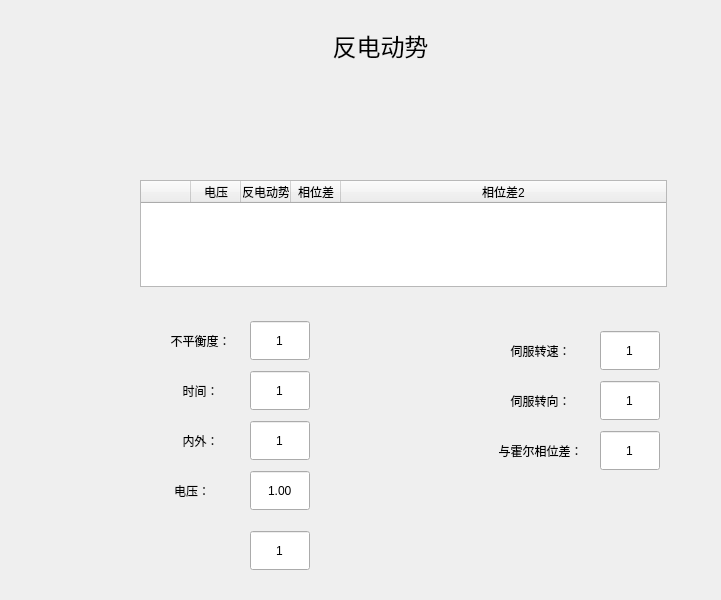
<?xml version="1.0" encoding="UTF-8"?>
<ui version="4.0">
 <class>Widget_BEMF</class>
 <widget class="QWidget" name="Widget_BEMF">
  <property name="geometry">
   <rect>
    <x>0</x>
    <y>0</y>
    <width>721</width>
    <height>600</height>
   </rect>
  </property>
  <property name="windowTitle">
   <string>Form</string>
  </property>
  <widget class="QLabel" name="label">
   <property name="geometry">
    <rect>
     <x>180</x>
     <y>0</y>
     <width>401</width>
     <height>91</height>
    </rect>
   </property>
   <property name="font">
    <font>
     <pointsize>18</pointsize>
    </font>
   </property>
   <property name="text">
    <string>反电动势</string>
   </property>
   <property name="alignment">
    <set>Qt::AlignCenter</set>
   </property>
  </widget>
  <widget class="QDoubleSpinBox" name="bemf_unbal">
   <property name="geometry">
    <rect>
     <x>250</x>
     <y>320</y>
     <width>60</width>
     <height>41</height>
    </rect>
   </property>
   <property name="alignment">
    <set>Qt::AlignCenter</set>
   </property>
   <property name="buttonSymbols">
    <enum>QAbstractSpinBox::NoButtons</enum>
   </property>
   <property name="decimals">
    <number>0</number>
   </property>
   <property name="minimum">
    <double>1.000000000000000</double>
   </property>
   <property name="maximum">
    <double>999.000000000000000</double>
   </property>
   <property name="singleStep">
    <double>1.000000000000000</double>
   </property>
   <property name="value">
    <double>1.000000000000000</double>
   </property>
  </widget>
  <widget class="QTableWidget" name="bemfTab">
   <property name="geometry">
    <rect>
     <x>140</x>
     <y>180</y>
     <width>527</width>
     <height>107</height>
    </rect>
   </property>
   <property name="focusPolicy">
    <enum>Qt::NoFocus</enum>
   </property>
   <property name="inputMethodHints">
    <set>Qt::ImhNone</set>
   </property>
   <property name="editTriggers">
    <set>QAbstractItemView::AllEditTriggers</set>
   </property>
   <property name="alternatingRowColors">
    <bool>false</bool>
   </property>
   <property name="selectionMode">
    <enum>QAbstractItemView::SingleSelection</enum>
   </property>
   <attribute name="horizontalHeaderDefaultSectionSize">
    <number>50</number>
   </attribute>
   <attribute name="horizontalHeaderStretchLastSection">
    <bool>true</bool>
   </attribute>
   <attribute name="verticalHeaderVisible">
    <bool>false</bool>
   </attribute>
   <attribute name="verticalHeaderDefaultSectionSize">
    <number>40</number>
   </attribute>
   <column>
    <property name="text">
     <string/>
    </property>
    <property name="font">
     <font>
      <pointsize>9</pointsize>
     </font>
    </property>
    <property name="textAlignment">
     <set>AlignHCenter|AlignVCenter|AlignCenter</set>
    </property>
   </column>
   <column>
    <property name="text">
     <string>电压</string>
    </property>
    <property name="font">
     <font>
      <pointsize>9</pointsize>
     </font>
    </property>
    <property name="textAlignment">
     <set>AlignHCenter|AlignVCenter|AlignCenter</set>
    </property>
   </column>
   <column>
    <property name="text">
     <string>反电动势</string>
    </property>
    <property name="font">
     <font>
      <pointsize>9</pointsize>
     </font>
    </property>
    <property name="textAlignment">
     <set>AlignHCenter|AlignVCenter|AlignCenter</set>
    </property>
   </column>
   <column>
    <property name="text">
     <string>相位差</string>
    </property>
    <property name="font">
     <font>
      <pointsize>9</pointsize>
     </font>
    </property>
    <property name="textAlignment">
     <set>AlignHCenter|AlignVCenter|AlignCenter</set>
    </property>
   </column>
   <column>
    <property name="text">
     <string>相位差2</string>
    </property>
    <property name="font">
     <font>
      <pointsize>9</pointsize>
     </font>
    </property>
    <property name="textAlignment">
     <set>AlignHCenter|AlignVCenter|AlignCenter</set>
    </property>
   </column>
  </widget>
  <widget class="QLabel" name="label_bemf_unbal">
   <property name="geometry">
    <rect>
     <x>150</x>
     <y>320</y>
     <width>101</width>
     <height>41</height>
    </rect>
   </property>
   <property name="font">
    <font>
     <pointsize>9</pointsize>
    </font>
   </property>
   <property name="styleSheet">
    <string notr="true">border: 0px solid white;</string>
   </property>
   <property name="text">
    <string>不平衡度：</string>
   </property>
   <property name="alignment">
    <set>Qt::AlignCenter</set>
   </property>
  </widget>
  <widget class="QDoubleSpinBox" name="bemf_speed">
   <property name="geometry">
    <rect>
     <x>600</x>
     <y>330</y>
     <width>60</width>
     <height>41</height>
    </rect>
   </property>
   <property name="alignment">
    <set>Qt::AlignCenter</set>
   </property>
   <property name="buttonSymbols">
    <enum>QAbstractSpinBox::NoButtons</enum>
   </property>
   <property name="decimals">
    <number>0</number>
   </property>
   <property name="minimum">
    <double>1.000000000000000</double>
   </property>
   <property name="maximum">
    <double>999.000000000000000</double>
   </property>
   <property name="singleStep">
    <double>1.000000000000000</double>
   </property>
   <property name="value">
    <double>1.000000000000000</double>
   </property>
  </widget>
  <widget class="QLabel" name="label_bemf_speed">
   <property name="geometry">
    <rect>
     <x>480</x>
     <y>330</y>
     <width>121</width>
     <height>41</height>
    </rect>
   </property>
   <property name="font">
    <font>
     <pointsize>9</pointsize>
    </font>
   </property>
   <property name="styleSheet">
    <string notr="true">border: 0px solid white;</string>
   </property>
   <property name="text">
    <string>伺服转速：</string>
   </property>
   <property name="alignment">
    <set>Qt::AlignCenter</set>
   </property>
  </widget>
  <widget class="QDoubleSpinBox" name="bemf_turn">
   <property name="geometry">
    <rect>
     <x>600</x>
     <y>380</y>
     <width>60</width>
     <height>41</height>
    </rect>
   </property>
   <property name="alignment">
    <set>Qt::AlignCenter</set>
   </property>
   <property name="buttonSymbols">
    <enum>QAbstractSpinBox::NoButtons</enum>
   </property>
   <property name="decimals">
    <number>0</number>
   </property>
   <property name="minimum">
    <double>1.000000000000000</double>
   </property>
   <property name="maximum">
    <double>999.000000000000000</double>
   </property>
   <property name="singleStep">
    <double>1.000000000000000</double>
   </property>
   <property name="value">
    <double>1.000000000000000</double>
   </property>
  </widget>
  <widget class="QLabel" name="label_bemf_turn">
   <property name="geometry">
    <rect>
     <x>480</x>
     <y>380</y>
     <width>121</width>
     <height>41</height>
    </rect>
   </property>
   <property name="font">
    <font>
     <pointsize>9</pointsize>
    </font>
   </property>
   <property name="styleSheet">
    <string notr="true">border: 0px solid white;</string>
   </property>
   <property name="text">
    <string>伺服转向：</string>
   </property>
   <property name="alignment">
    <set>Qt::AlignCenter</set>
   </property>
  </widget>
  <widget class="QDoubleSpinBox" name="bemf_hall">
   <property name="geometry">
    <rect>
     <x>600</x>
     <y>430</y>
     <width>60</width>
     <height>41</height>
    </rect>
   </property>
   <property name="alignment">
    <set>Qt::AlignCenter</set>
   </property>
   <property name="buttonSymbols">
    <enum>QAbstractSpinBox::NoButtons</enum>
   </property>
   <property name="decimals">
    <number>0</number>
   </property>
   <property name="minimum">
    <double>1.000000000000000</double>
   </property>
   <property name="maximum">
    <double>999.000000000000000</double>
   </property>
   <property name="singleStep">
    <double>1.000000000000000</double>
   </property>
   <property name="value">
    <double>1.000000000000000</double>
   </property>
  </widget>
  <widget class="QLabel" name="label_bemf_hall">
   <property name="geometry">
    <rect>
     <x>480</x>
     <y>430</y>
     <width>121</width>
     <height>41</height>
    </rect>
   </property>
   <property name="font">
    <font>
     <pointsize>9</pointsize>
    </font>
   </property>
   <property name="styleSheet">
    <string notr="true">border: 0px solid white;</string>
   </property>
   <property name="text">
    <string>与霍尔相位差：</string>
   </property>
   <property name="alignment">
    <set>Qt::AlignCenter</set>
   </property>
  </widget>
  <widget class="QLabel" name="label_bemf_unbal_2">
   <property name="geometry">
    <rect>
     <x>150</x>
     <y>370</y>
     <width>101</width>
     <height>41</height>
    </rect>
   </property>
   <property name="font">
    <font>
     <pointsize>9</pointsize>
    </font>
   </property>
   <property name="styleSheet">
    <string notr="true">border: 0px solid white;</string>
   </property>
   <property name="text">
    <string>时间：</string>
   </property>
   <property name="alignment">
    <set>Qt::AlignCenter</set>
   </property>
  </widget>
  <widget class="QDoubleSpinBox" name="bemf_time">
   <property name="geometry">
    <rect>
     <x>250</x>
     <y>370</y>
     <width>60</width>
     <height>41</height>
    </rect>
   </property>
   <property name="alignment">
    <set>Qt::AlignCenter</set>
   </property>
   <property name="buttonSymbols">
    <enum>QAbstractSpinBox::NoButtons</enum>
   </property>
   <property name="decimals">
    <number>0</number>
   </property>
   <property name="minimum">
    <double>0.000000000000000</double>
   </property>
   <property name="maximum">
    <double>100000.000000000000000</double>
   </property>
   <property name="singleStep">
    <double>1.000000000000000</double>
   </property>
   <property name="value">
    <double>1.000000000000000</double>
   </property>
  </widget>
  <widget class="QLabel" name="label_bemf_unbal_3">
   <property name="geometry">
    <rect>
     <x>150</x>
     <y>420</y>
     <width>101</width>
     <height>41</height>
    </rect>
   </property>
   <property name="font">
    <font>
     <pointsize>9</pointsize>
    </font>
   </property>
   <property name="styleSheet">
    <string notr="true">border: 0px solid white;</string>
   </property>
   <property name="text">
    <string>内外：</string>
   </property>
   <property name="alignment">
    <set>Qt::AlignCenter</set>
   </property>
  </widget>
  <widget class="QDoubleSpinBox" name="bemf_drive">
   <property name="geometry">
    <rect>
     <x>250</x>
     <y>420</y>
     <width>60</width>
     <height>41</height>
    </rect>
   </property>
   <property name="alignment">
    <set>Qt::AlignCenter</set>
   </property>
   <property name="buttonSymbols">
    <enum>QAbstractSpinBox::NoButtons</enum>
   </property>
   <property name="decimals">
    <number>0</number>
   </property>
   <property name="minimum">
    <double>0.000000000000000</double>
   </property>
   <property name="maximum">
    <double>100000.000000000000000</double>
   </property>
   <property name="singleStep">
    <double>1.000000000000000</double>
   </property>
   <property name="value">
    <double>1.000000000000000</double>
   </property>
  </widget>
  <widget class="QLabel" name="label_bemf_unbal_4">
   <property name="geometry">
    <rect>
     <x>140</x>
     <y>470</y>
     <width>101</width>
     <height>41</height>
    </rect>
   </property>
   <property name="font">
    <font>
     <pointsize>9</pointsize>
    </font>
   </property>
   <property name="styleSheet">
    <string notr="true">border: 0px solid white;</string>
   </property>
   <property name="text">
    <string> 电压：</string>
   </property>
   <property name="alignment">
    <set>Qt::AlignCenter</set>
   </property>
  </widget>
  <widget class="QDoubleSpinBox" name="bemf_volt">
   <property name="geometry">
    <rect>
     <x>250</x>
     <y>470</y>
     <width>60</width>
     <height>41</height>
    </rect>
   </property>
   <property name="alignment">
    <set>Qt::AlignCenter</set>
   </property>
   <property name="buttonSymbols">
    <enum>QAbstractSpinBox::NoButtons</enum>
   </property>
   <property name="decimals">
    <number>2</number>
   </property>
   <property name="minimum">
    <double>0.000000000000000</double>
   </property>
   <property name="maximum">
    <double>100000.000000000000000</double>
   </property>
   <property name="singleStep">
    <double>1.000000000000000</double>
   </property>
   <property name="value">
    <double>1.000000000000000</double>
   </property>
  </widget>
  <widget class="QDoubleSpinBox" name="bemf_volt_2">
   <property name="geometry">
    <rect>
     <x>250</x>
     <y>530</y>
     <width>60</width>
     <height>41</height>
    </rect>
   </property>
   <property name="alignment">
    <set>Qt::AlignCenter</set>
   </property>
   <property name="buttonSymbols">
    <enum>QAbstractSpinBox::NoButtons</enum>
   </property>
   <property name="decimals">
    <number>0</number>
   </property>
   <property name="minimum">
    <double>0.000000000000000</double>
   </property>
   <property name="maximum">
    <double>100000.000000000000000</double>
   </property>
   <property name="singleStep">
    <double>1.000000000000000</double>
   </property>
   <property name="value">
    <double>1.000000000000000</double>
   </property>
  </widget>
 </widget>
 <resources/>
 <connections/>
</ui>
